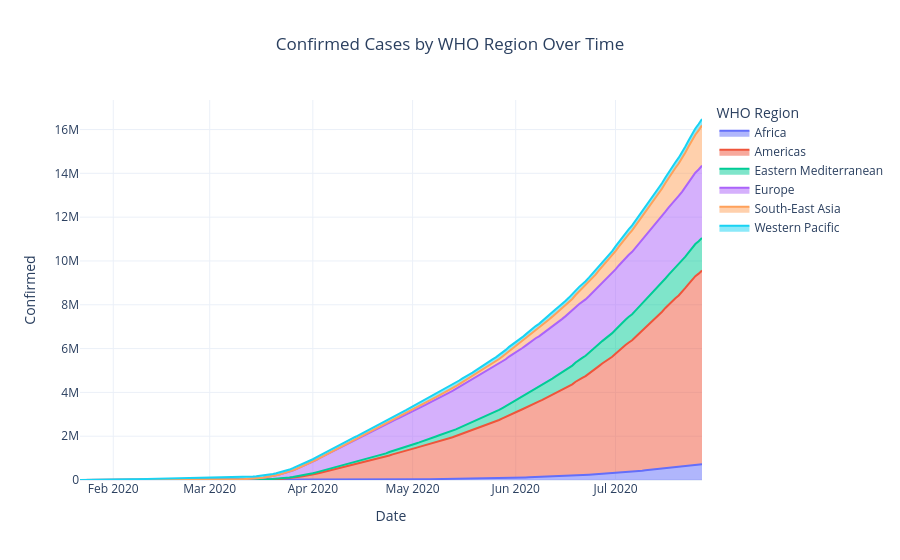

Notebook cell for this chart:
### Code cell
who = df.groupby(['Date', 'WHO Region'])['Confirmed'].sum().reset_index()
fig = px.area(who, x='Date', y='Confirmed', color='WHO Region', title='Confirmed Cases by WHO Region Over Time')
fig.update_layout(title_x=0.5)
fig

### Figure 1 — Plotly figure (JSON) as saved in the notebook; plotly's stock layout.template omitted (floating-point values rounded to 4 significant figures; data arrays with more than 128 entries replaced by an {"elided": "..."} marker saying what was removed)
{"data": [{"fillpattern": {"shape": ""}, "hovertemplate": "WHO Region=Africa<br>Date=%{x}<br>Confirmed=%{y}<extra></extra>", "legendgroup": "Africa", "line": {"color": "#636efa"}, "marker": {"symbol": "circle"}, "mode": "lines", "name": "Africa", "orientation": "v", "showlegend": true, "stackgroup": "1", "type": "scatter", "x": {"elided": "188 str values"}, "xaxis": "x", "y": {"elided": "188 int values"}, "yaxis": "y"}, {"fillpattern": {"shape": ""}, "hovertemplate": "WHO Region=Americas<br>Date=%{x}<br>Confirmed=%{y}<extra></extra>", "legendgroup": "Americas", "line": {"color": "#EF553B"}, "marker": {"symbol": "circle"}, "mode": "lines", "name": "Americas", "orientation": "v", "showlegend": true, "stackgroup": "1", "type": "scatter", "x": {"elided": "188 str values"}, "xaxis": "x", "y": {"elided": "188 int values"}, "yaxis": "y"}, {"fillpattern": {"shape": ""}, "hovertemplate": "WHO Region=Eastern Mediterranean<br>Date=%{x}<br>Confirmed=%{y}<extra></extra>", "legendgroup": "Eastern Mediterranean", "line": {"color": "#00cc96"}, "marker": {"symbol": "circle"}, "mode": "lines", "name": "Eastern Mediterranean", "orientation": "v", "showlegend": true, "stackgroup": "1", "type": "scatter", "x": {"elided": "188 str values"}, "xaxis": "x", "y": {"elided": "188 int values"}, "yaxis": "y"}, {"fillpattern": {"shape": ""}, "hovertemplate": "WHO Region=Europe<br>Date=%{x}<br>Confirmed=%{y}<extra></extra>", "legendgroup": "Europe", "line": {"color": "#ab63fa"}, "marker": {"symbol": "circle"}, "mode": "lines", "name": "Europe", "orientation": "v", "showlegend": true, "stackgroup": "1", "type": "scatter", "x": {"elided": "188 str values"}, "xaxis": "x", "y": {"elided": "188 int values"}, "yaxis": "y"}, {"fillpattern": {"shape": ""}, "hovertemplate": "WHO Region=South-East Asia<br>Date=%{x}<br>Confirmed=%{y}<extra></extra>", "legendgroup": "South-East Asia", "line": {"color": "#FFA15A"}, "marker": {"symbol": "circle"}, "mode": "lines", "name": "South-East Asia", "orientation": "v", "showlegend": true, "stackgroup": "1", "type": "scatter", "x": {"elided": "188 str values"}, "xaxis": "x", "y": {"elided": "188 int values"}, "yaxis": "y"}, {"fillpattern": {"shape": ""}, "hovertemplate": "WHO Region=Western Pacific<br>Date=%{x}<br>Confirmed=%{y}<extra></extra>", "legendgroup": "Western Pacific", "line": {"color": "#19d3f3"}, "marker": {"symbol": "circle"}, "mode": "lines", "name": "Western Pacific", "orientation": "v", "showlegend": true, "stackgroup": "1", "type": "scatter", "x": {"elided": "188 str values"}, "xaxis": "x", "y": {"elided": "188 int values"}, "yaxis": "y"}], "layout": {"legend": {"title": {"text": "WHO Region"}, "tracegroupgap": 0}, "title": {"text": "Confirmed Cases by WHO Region Over Time", "x": 0.5}, "xaxis": {"anchor": "y", "domain": [0.0, 1.0], "title": {"text": "Date"}}, "yaxis": {"anchor": "x", "domain": [0.0, 1.0], "title": {"text": "Confirmed"}}}}
